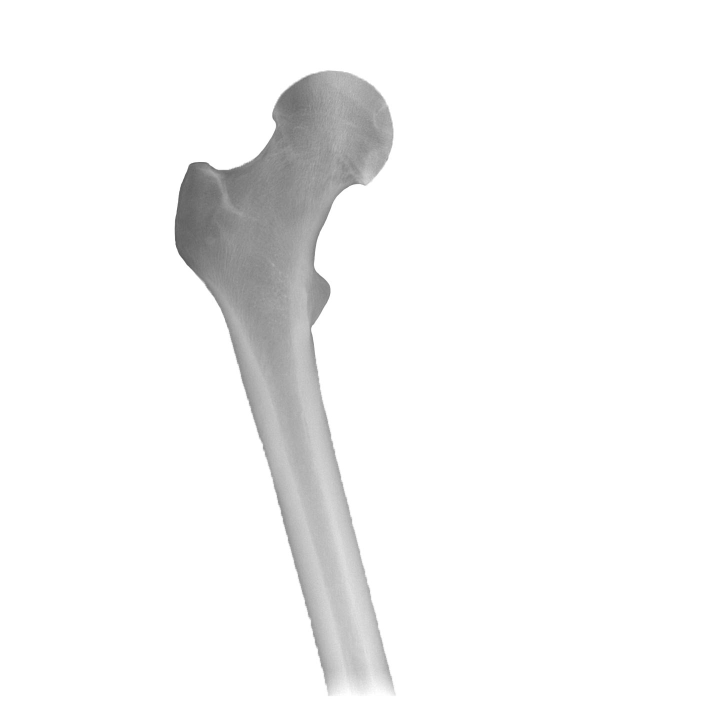
#> input picture code/raw_data/train/fhip/2001.jpg, 1404 x 1404 px (shown at 1/2 size)
$ python arc.py
#> lines starting #> are read from the running program, lines starting #| are printed output that depends on the picture; after the words box and inside, x2 and y2 are one past the last pixel; in counts of white or black regions, pixels touching at a corner belong together
import cv2
import numpy as np

# Load the input image
img = cv2.imread('./raw_data/train/fhip/2001.jpg', cv2.IMREAD_GRAYSCALE)
#> img is the input picture: shape (1404, 1404); min 83, max 255, mean 244.4
original_img = cv2.imread('./raw_data/train/fhip/2001.jpg', cv2.IMREAD_GRAYSCALE)
ori = cv2.imread('./raw_data/train/fhip/2001.jpg', cv2.IMREAD_GRAYSCALE)

# Apply Gaussian blur to the image to reduce noise
img_blur = cv2.GaussianBlur(img, (5,5), 0)

# Apply Hough Circle Transform to detect circles in the image
circles = cv2.HoughCircles(img_blur, cv2.HOUGH_GRADIENT, 1, 20, param1=50, param2=30, minRadius=90, maxRadius=0)
#> circles = [[663.5, 264.5, 122.9]]

# Adding masking
mask = np.zeros(img.shape[:2], dtype=np.uint8)

# Draw detected circles on the original image
if circles is not None:
    circles = np.round(circles[0, :]).astype("int")
#> circles = [[664, 264, 123]]
    for (x, y, r) in circles:
        cv2.circle(ori, (x, y), r, (0, 255, 0), 2)
        cv2.circle(ori, (x, y), 2, (0, 0, 255), 3)
        cv2.circle(mask, (x, y), r+16, (255, 255, 255),-1)
#> this loop made 1 pass
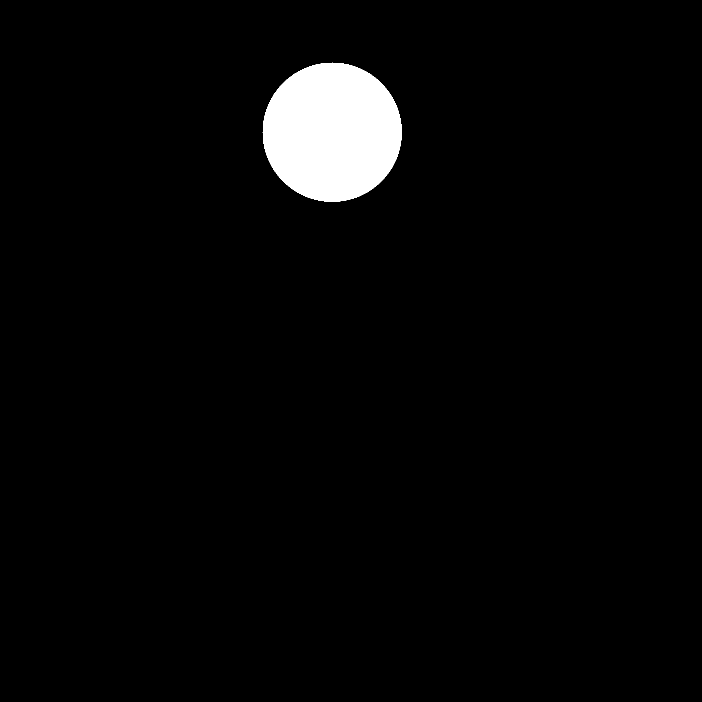
#> mask: shape (1404, 1404) (shown at 1/2 size); 3.1% white; 1 white region, box (x1, y1, x2, y2) and area: (525, 125, 804, 404) 60669
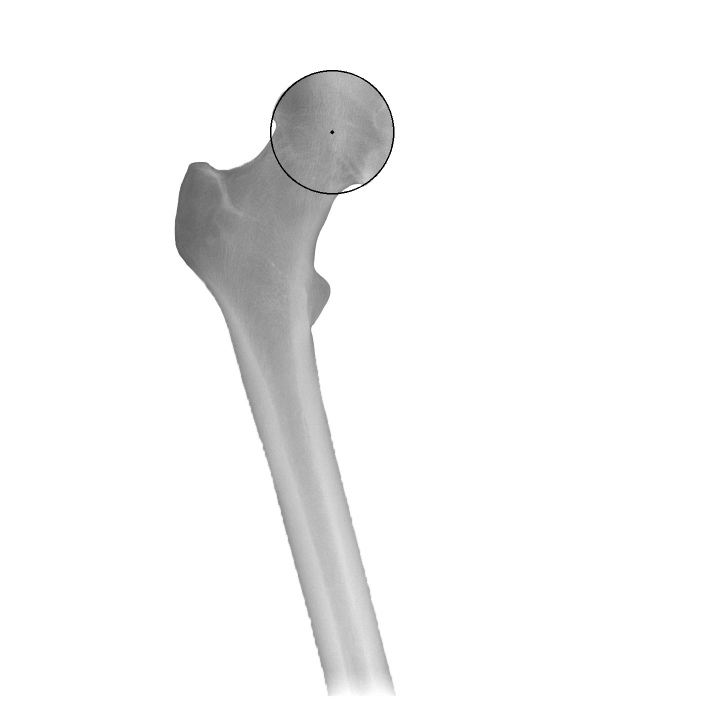
#> ori: shape (1404, 1404) (shown at 1/2 size); 0.12% of pixels changed, all inside (x1, y1, x2, y2) = (540, 140, 789, 389)

result = cv2.bitwise_or(img, mask)
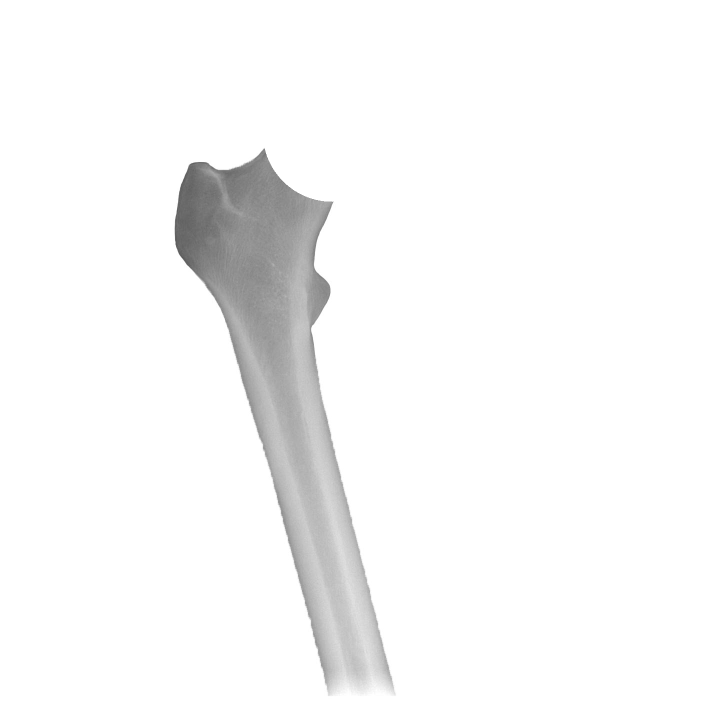
#> result: shape (1404, 1404) (shown at 1/2 size); min 83, max 255, mean 247

cv2.imwrite("femur_image.jpg", result)

# Apply Canny edge detection to find edges
edges = cv2.Canny(mask, 50, 150)
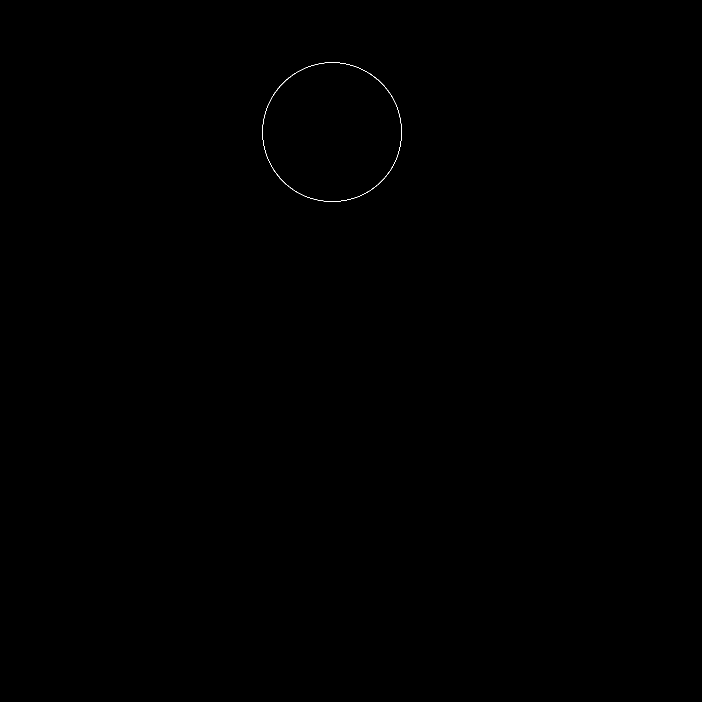
#> edges: shape (1404, 1404) (shown at 1/2 size); 0.05% white in thin lines or dots, all inside (x1, y1, x2, y2) = (525, 125, 804, 404)

# Find the contours of the mask
contours, hierarchy = cv2.findContours(edges, cv2.RETR_EXTERNAL, cv2.CHAIN_APPROX_NONE)
#> contours = 1 contour; box (x1, y1, x2, y2) and area: (525, 125, 804, 404) 60730

# Initialize a list to store the edge points
edge_points = []

# Loop over each contour
for contour in contours:
    for vertex in contour:
        x, y = vertex[0]
        edge_points.append((x, y))
#> this loop made 1 pass
#> after the loop, edge_points = 788 pairs, first value 525 to 803, second value 125 to 403

# Print the edge points
# print(edge_points)

for (x, y) in edge_points:
    cv2.circle(result, (x,y), radius=0, color=(0, 0, 255), thickness=-1)
#> this loop made 788 passes
#> (x, y) on passes 1 to 3: (649, 125), (648, 126), (647, 126)
#> result: shape (1404, 1404); 0.04% of pixels changed, all inside (x1, y1, x2, y2) = (525, 125, 804, 404)


for (x, y) in edge_points:
    new_center = cv2.circle(original_img, (x,y), radius=0, color=(0, 0, 255), thickness=-1)

circle_points = []

for i in range(1404):
    for j in range(1404):
        if (new_center[i][j]==0):
            circle_points.append((i, j))

arc_result = []
for (x, y) in circle_points:
    if(ori[x][y]!=255):
        arc_result.append((x,y))
#> after the loop, arc_result = 175 pairs, first value 292 to 403, second value 528 to 671

for (x, y) in arc_result:
    cv2.circle(ori, (y,x), radius=1, color=(0, 0, 255), thickness=-1)
#> this loop made 175 passes
#> y on passes 1 to 3: 528, 528, 528
#> ori: shape (1404, 1404); 0.03% of pixels changed, all inside (x1, y1, x2, y2) = (527, 291, 673, 405)

# Define the starting and ending points of the line
start_point = (arc_result[0][1],arc_result[0][0])
#> start_point = (528, 292)
end_point = (arc_result[-1][1],arc_result[-1][0])
#> end_point = (665, 403)

# Draw a line on the image
color = (0, 0, 255) # Red color
thickness = 2
cv2.line(ori, start_point, end_point, color, thickness)
#> ori: shape (1404, 1404); min 0, max 255, mean 244.1

# Calculate the middle point of the line
middle_point = ((start_point[0]+end_point[0])//2, (start_point[1]+end_point[1])//2)
#> middle_point = (596, 347)

# Define the two endpoints of the line
pt1 = (596, 347)
pt2 = (664, 264)

# Calculate the slope of the line
m = (pt2[1] - pt1[1]) / (pt2[0] - pt1[0])

# Calculate the y-intercept of the line
b = pt1[1] - m * pt1[0]

# Determine the x-coordinates where the line intersects with the edges of the frame
x1 = 0
y1 = m * x1 + b

x2 = 1040
y2 = m * x2 + b

# Draw the new line
cv2.line(ori, (int(x1), int(y1)), (int(x2), int(y2)), (0, 255, 0), 2)
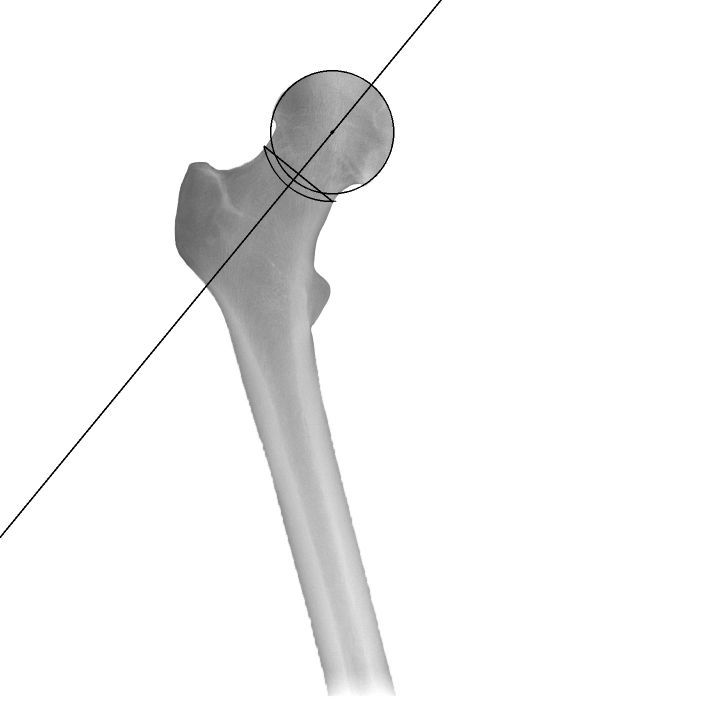
#> ori: shape (1404, 1404) (shown at 1/2 size); min 0, max 255, mean 243.6

# Display the image with the line and the middle point
cv2.circle(ori, middle_point, 3, (0, 255, 0), -1)
#> ori: shape (1404, 1404); under 0.01% of pixels changed, all inside (x1, y1, x2, y2) = (593, 344, 600, 348)
cv2.imshow("Image with line and middle point", ori)
cv2.waitKey(0)
cv2.destroyAllWindows()
